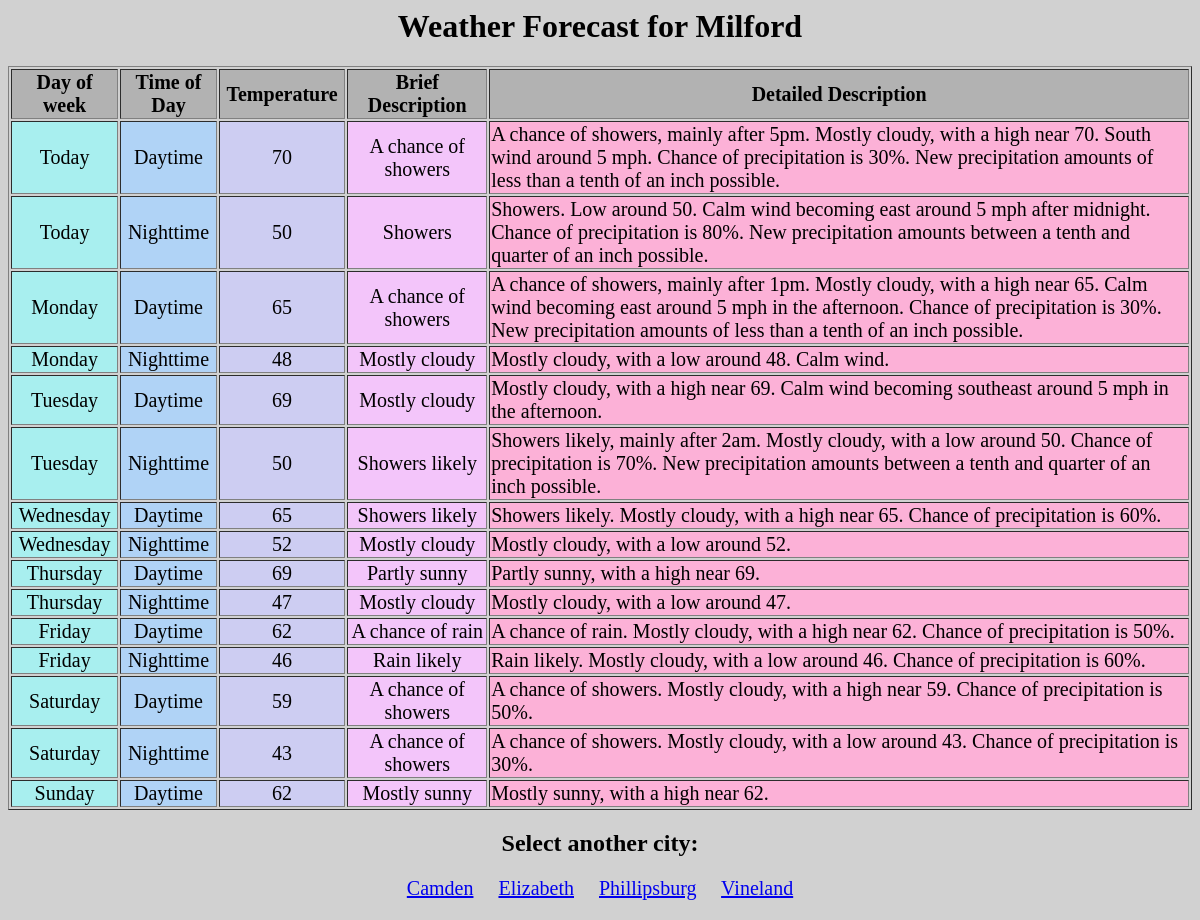
The page /milford.php on the database its author committed.
### tables this page shows
CREATE TABLE `Milford` (
  `id` int NOT NULL AUTO_INCREMENT,
  `date` varchar(60) NOT NULL,
  `dayOrNight` tinyint(1) DEFAULT '1',
  `temperature` int NOT NULL,
  `shortDesc` varchar(100) NOT NULL,
  `longDesc` varchar(500) NOT NULL,
  PRIMARY KEY (`id`)
);

### milford.php (the view, shortened to what this page needs)
<html>
    <head>
        <link rel="stylesheet" href="styles.css">
    </head>
    <body>
        <h1>Weather Forecast for Milford</h1>
        <table align="center" border="1">
            <tr>
                <td class="date-col col-title">Day of week</td>
                <td class="dn-col col-title">Time of Day</td>
                <td class="temp-col col-title">Temperature</td>
                <td class="sd-col col-title">Brief Description</td>
                <td class="ld-col col-title">Detailed Description</td>
            </tr>
            <?php
                $cnx = new mysqli('localhost', 'root', 'balls', 'forecastDB');
                $query = 'SELECT * FROM Milford';
                $cursor = $cnx->query($query);
                while ($row = $cursor->fetch_assoc()) {
                    echo '<tr>';
                    echo '<td class="date-col">' . $row['date'] . '</td>';
                    echo '<td class="dn-col">' . ($row['dayOrNight'] == 1 ? "Daytime" : "Nighttime") . '</td>';
                    echo '<td class="temp-col">' . $row['temperature'] . '</td>';
                    echo '<td class="sd-col"><p>' . $row['shortDesc'] . '</p></td>';
                    echo '<td class="ld-col"><p>' . $row['longDesc'] . '</p></td>';
                    echo '</tr>';
                }
            ?>
        </table>
        <h2>Select another city:</h2>
        <p class="links">
            <a href="display.php">Camden</a>&emsp;
            <a href="elizabeth.php">Elizabeth</a>&emsp;
            <a href="phillipsburg.php">Phillipsburg</a>&emsp;
            <a href="vineland.php">Vineland</a>
        </p>
    </body>
</html>

### styles.css (style rules this page uses)
html { background-color: rgb(209, 209, 209); }
h1 { text-align: center; }
h2 { text-align: center; }
.links { text-align: center; font-size: 20px; }
table { font-size: 20px; }
.date-col { width: 5%; text-align: center; background-color: rgb(168, 239, 239); }
.dn-col { width: 5%; text-align: center; background-color: rgb(176, 211, 246); }
.temp-col { width: 5%; text-align: center; background-color: rgb(205, 205, 242); }
.sd-col { text-align: center; width: 10%; background-color: rgb(243, 197, 250); }
.ld-col { width: 50%; background-color: rgb(252, 177, 215); }
.col-title { text-align: center; font-weight: bold; background-color: rgb(178, 178, 178); color: rgb(0, 0, 0); }

### rows shown on the page
milford: date "Today", dayOrNight "Daytime", temperature "70", shortDesc "A chance of showers", longDesc "A chance of showers, mainly after 5pm. Mostly cloudy, with a high near 70. South wind around 5 mph. Chance of precipitation is 30%. New precipitation amounts of less than a tenth of an inch possible."
milford: date "Today", dayOrNight "Nighttime", temperature "50", shortDesc "Showers", longDesc "Showers. Low around 50. Calm wind becoming east around 5 mph after midnight. Chance of precipitation is 80%. New precipitation amounts between a tenth and quarter of an inch possible."
milford: date "Monday", dayOrNight "Daytime", temperature "65", shortDesc "A chance of showers", longDesc "A chance of showers, mainly after 1pm. Mostly cloudy, with a high near 65. Calm wind becoming east around 5 mph in the afternoon. Chance of precipitation is 30%. New precipitation amounts of less than a tenth of an inch possible."
milford: date "Monday", dayOrNight "Nighttime", temperature "48", shortDesc "Mostly cloudy", longDesc "Mostly cloudy, with a low around 48. Calm wind."
milford: date "Tuesday", dayOrNight "Daytime", temperature "69", shortDesc "Mostly cloudy", longDesc "Mostly cloudy, with a high near 69. Calm wind becoming southeast around 5 mph in the afternoon."
milford: date "Tuesday", dayOrNight "Nighttime", temperature "50", shortDesc "Showers likely", longDesc "Showers likely, mainly after 2am. Mostly cloudy, with a low around 50. Chance of precipitation is 70%. New precipitation amounts between a tenth and quarter of an inch possible."
milford: date "Wednesday", dayOrNight "Daytime", temperature "65", shortDesc "Showers likely", longDesc "Showers likely. Mostly cloudy, with a high near 65. Chance of precipitation is 60%."
milford: date "Wednesday", dayOrNight "Nighttime", temperature "52", shortDesc "Mostly cloudy", longDesc "Mostly cloudy, with a low around 52."
milford: date "Thursday", dayOrNight "Daytime", temperature "69", shortDesc "Partly sunny", longDesc "Partly sunny, with a high near 69."
milford: date "Thursday", dayOrNight "Nighttime", temperature "47", shortDesc "Mostly cloudy", longDesc "Mostly cloudy, with a low around 47."
milford: date "Friday", dayOrNight "Daytime", temperature "62", shortDesc "A chance of rain", longDesc "A chance of rain. Mostly cloudy, with a high near 62. Chance of precipitation is 50%."
milford: date "Friday", dayOrNight "Nighttime", temperature "46", shortDesc "Rain likely", longDesc "Rain likely. Mostly cloudy, with a low around 46. Chance of precipitation is 60%."
milford: date "Saturday", dayOrNight "Daytime", temperature "59", shortDesc "A chance of showers", longDesc "A chance of showers. Mostly cloudy, with a high near 59. Chance of precipitation is 50%."
milford: date "Saturday", dayOrNight "Nighttime", temperature "43", shortDesc "A chance of showers", longDesc "A chance of showers. Mostly cloudy, with a low around 43. Chance of precipitation is 30%."
milford: date "Sunday", dayOrNight "Daytime", temperature "62", shortDesc "Mostly sunny", longDesc "Mostly sunny, with a high near 62."
